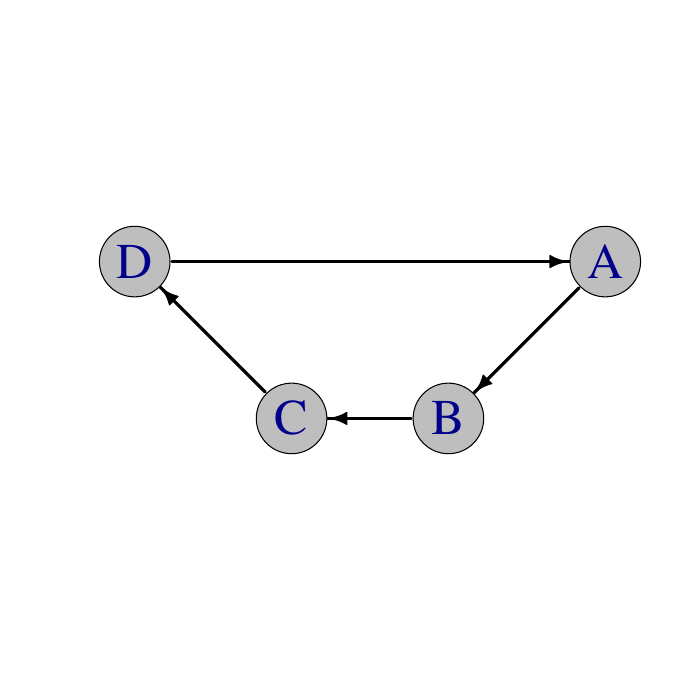

Write R code to recreate this figure.

rm( list=ls() )
library(igraph)

 A <- matrix(0,4,4)
 A[1,2] <- 1
 A[2,3] <- 1
 A[3,4] <- 1
 A[4,1] <- 1
 g <- graph.adjacency(A)

 ll <- rbind( c(3,1), c(2,0), c( 1,0 ),  c(0,1) )


 pdf( file="canoe.pdf" )
 par( mgp=rep(1,3) )
 plot(g,  layout=ll, xlim=c(-0.2,3.2), ylim=c(-0.2,1.2),
	edge.arrow.width=1, edge.width=3, vertex.label=c("A","B","C","D"),
	edge.color="black" , rescale=FALSE, vertex.color="grey",
	vertex.label.cex=3, vertex.size=45 )
 dev.off()
